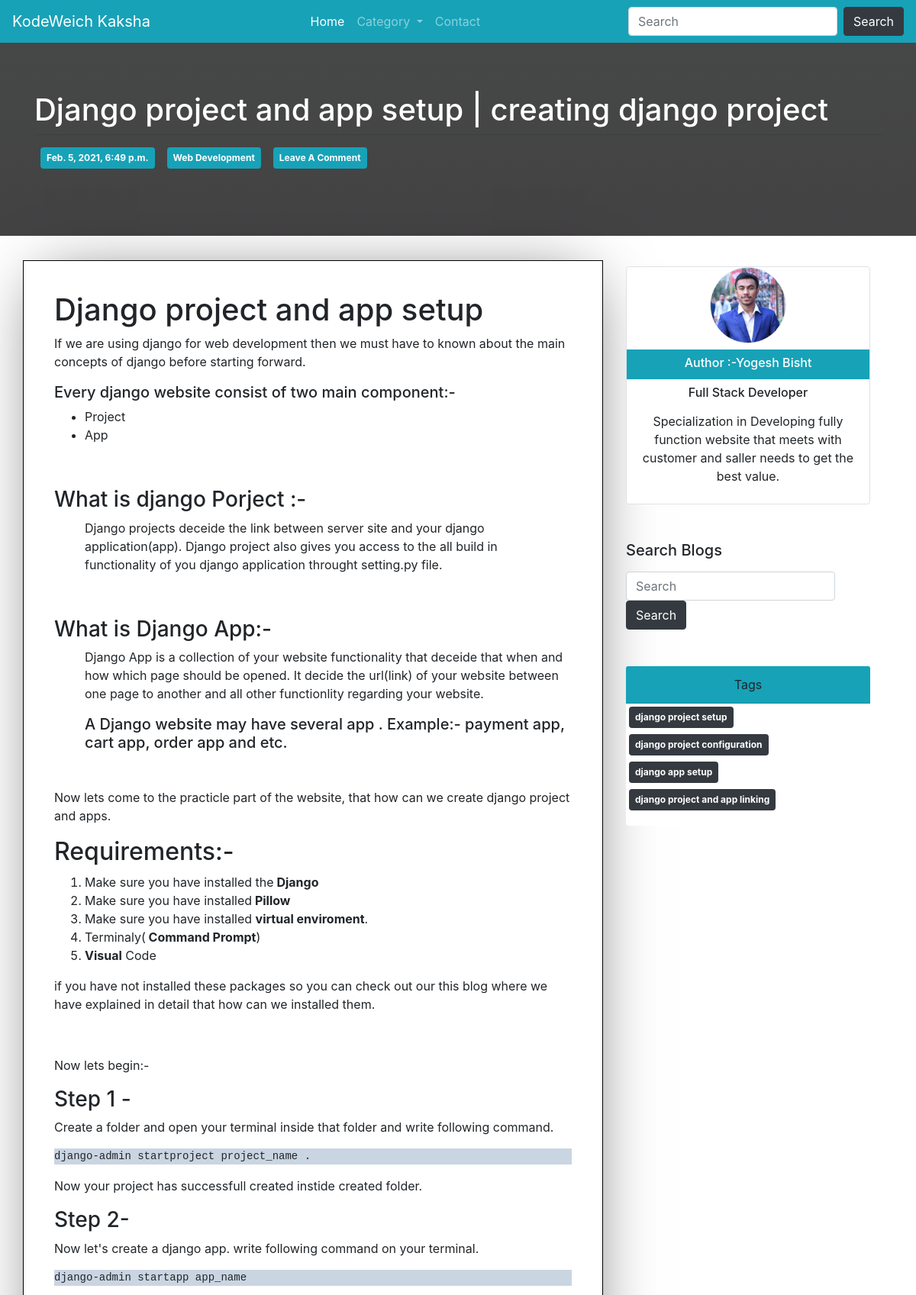
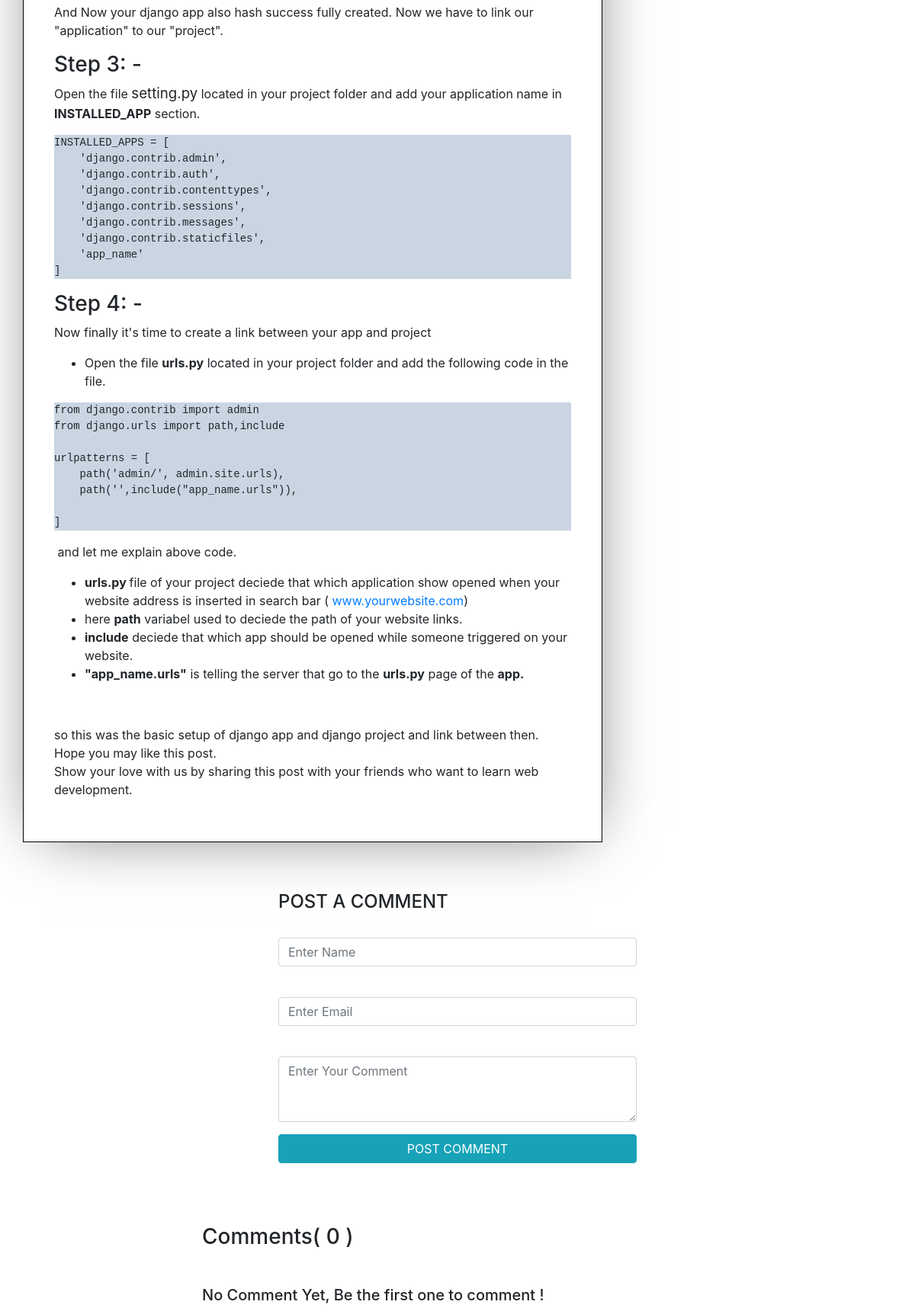
The app's page /blog/django-project-and-app-setup (upper part) with its own data (2 pictures, top to bottom).
### blog/models.py (models this page shows, shortened)
class Web_detail(models.Model):
    website_name = models.CharField(max_length=100)
    hero_image = models.ImageField(upload_to = "upload/")
    category_image = models.ImageField(upload_to = "upload/")
    sub_category_image = models.ImageField(upload_to = "upload/")
    comment_image = models.ImageField(upload_to = "upload/")
    facebook_link =models.CharField(max_length=200)
    instagram_link =models.CharField(max_length=200)
    twitter_link =models.CharField(max_length=200)
    telegram_link =models.CharField(max_length=200)

class Blog(models.Model):
    title = models.CharField(max_length = 100)
    permalink = models.CharField(max_length = 200)
    content = models.TextField()
    description = models.CharField(max_length = 300)
    date = models.DateTimeField(auto_now_add=True)
    author = models.ForeignKey(Author ,on_delete=models.CASCADE)
    category = models.ForeignKey(BlogCategory , on_delete=models.CASCADE)
    sub_category = models.ForeignKey(BlogSubCategory, on_delete=models.CASCADE)
    image = models.ImageField(upload_to = "upload/")

class BlogCategory(models.Model):
    title = models.CharField(max_length= 50)
    slug = models.CharField(max_length = 100)
    description = models.CharField(max_length=200)

class Author(models.Model):
    name = models.CharField(max_length = 50)
    designation = models.CharField(max_length = 50)
    description = models.CharField(max_length = 150)
    image = models.ImageField(upload_to="upload/",default="")

class Tag(models.Model):
    title = models.CharField(max_length= 100)
    permalink = models.CharField(max_length = 100)
    blog = models.ForeignKey(Blog, on_delete=models.CASCADE)

### blog/views.py (the view, shortened to what this page needs)
# urls.py: path('blog/<str:blog_slug>',BlogDetailView.as_view(), name="BlogDetail"),
class BlogDetailView(View):
    def get(self, request,blog_slug):
        blog = Blog.objects.get(permalink = blog_slug)
        tags = Tag.objects.filter(blog = blog)
        blog_sub_category = blog.sub_category
        related_blogs = Blog.objects.filter(sub_category = blog_sub_category).exclude(permalink = blog_slug)
        comment = Comment.objects.filter(blog = blog,parent=None)
        context = {
            'blog':blog,
            'tags':tags,
            'related_blogs':related_blogs,
            'comments':comment,
        }
        return render(request, template_name="blog/blogDetail.html",context = context)

### blog/templatetags/blog_tags.py (called while the page is built)
@register.simple_tag
def SEO():
    configuration= SEO_Configuration.objects.all().first()
    return configuration

@register.simple_tag
def web_detail():
    detail = Web_detail.objects.all().first()
    return detail

@register.simple_tag
def category():
    categories = BlogCategory.objects.all()
    return categories

@register.simple_tag
def total_no_of_comment(blog):
    total = Comment.objects.filter(blog=blog)
    length = len(total)
    return length

@register.simple_tag
def feature_post():
    blogs = Blog.objects.all()
    comment_dict = {}
    for blog in blogs:
        no_of_comment = Comment.objects.filter(blog = blog).count()
        comment_dict[blog.permalink] = no_of_comment
    comment = dict(sorted(comment_dict.items(),reverse=True, key=lambda item: item[1]))
    query_set =set()
    for slug in dict(list(comment.items())[0: 5]):
        blog = Blog.objects.get(permalink = slug)
        query_set.add(blog)
    return query_set

### blog/templates/blog/blogDetail.html (shortened to what this page needs)
{% extends 'blog/layout.html' %}
{% load blog_tags %}
{% block body %}
<section id="jumbotron"
    style="background-image:linear-gradient(rgba(23, 26, 24, 0.8),rgba(21, 19, 21, 0.8)),url('{{blog.image.url}}'); background-repeat: no-repeat;background-size:cover;">
    <div class="text-white mb-0 jumbotron jumbotron-fluid bg-transparent">
        <div class="container">
            <h1 class="display-5">{{blog.title}}</h1>
            <hr class="my-2">
            <p class="mt-2"><span class="m-2 badge bg-info text-white p-2">{{blog.date}}</span><span
                    class="m-2 badge bg-info text-white p-2">{{blog.category.title}}</span><a href="#comments"><span
                        class="m-2 badge bg-info text-white p-2">Leave A Comment</span></a>
        </div>
    </div>
</section>
<section id="blog-detail">
    <div class="container pt-4">
        <div class="row row-cols-1 row-cols-md-2">
            <div class="col-lg-8 col-md-8 col-ms-12 mt-2 blog_detail">
                <div class="contianer">
                    {{blog.content|safe}}
                </div>
            </div>
            <div class="col-lg-4 col-md-4 col-sm-12 mt-3 " id="blog-relate">
                <div class="sidebar" style="position:sticky; -webkit-position:sticky; top: 10px;">
                    <div class="container mb-5 mx-auto">
                        <div class="card border text-center">
                            <img class="img-responsive mx-auto border rounded-circle mb-2" height="100px" width="100"
                                src="{{blog.author.image.url}}" alt="">
                            <div class="text-center bg-info">
                                <h6 class="text-center text-white mt-1 p-1">Author :-{{blog.author.name}}</h6>
                            </div>
                            <h6 class="mt-2">{{blog.author.designation}}</h6>
                            <p class="p-2"> {{blog.author.description}}</p>
                        </div>
                    </div>
                    <div class="container mb-5 ">
                        <h5 class="mb-3">Search Blogs</h5>
                        <form class="form-inline my-2 my-lg-0" action="/search_blog/" method="GET">
                            <input class="form-control mr-sm-2" type="search" placeholder="Search" name="search"
                                aria-label="Search">
                            <button class="btn btn-dark my-2 my-sm-0" type="submit">Search</button>
                        </form>
                    </div>
                    <div class="container  mb-5 mx-auto">
                        <div class="card border-0 ">
                            <div class="card-header bg-info text-center">
                                Tags
                            </div>
                            <p>
                                {% for tag in tags %}
                                <span class="badge text-white bg-dark p-2 m-1">{{tag.title}}</span>
                                {% endfor %}
                            </p>
                        </div>
                    </div>
                </div>
            </div>
        </div>
    </div>
</section>
<section class="content-item">
    <div class="container mx-auto mt-5 col-lg-5 col-md-5 col-sm-12 col-12 ">
        <h4 class="pt-3">POST A COMMENT</h4>
        <form action="/blog/{{blog.permalink}}" method="post">
            <div class="form-group">
                <input type="name" class="form-control" name="name" id="" aria-describedby="nameHelpId"
                    placeholder="Enter Name">
            </div>
            <div class="form-group">
                <input type="email" class="form-control" name="email" id="" aria-describedby="emailHelpId"
                    placeholder="Enter Email">
            </div>
            <div class="form-group">
                <textarea class="form-control" name="comment" id="" rows="3" placeholder="Enter Your Comment"></textarea>
            </div>
            <div class="form-group pb-5 text-right">
                <input type="submit" class="btn btn-info btn-block" value="POST COMMENT">
            </div>
        </form>
    </div>
</section>
<section id="comments pb-5">
    <div class="container mx-auto col-lg-7 col-md-7 col-sm-12 col-12">
        <h3 class="pt-3 mb-5">Comments( {% total_no_of_comment blog %} )</h3>
        {% if comments %}
        {% for comment in comments %}
        <div class="row">
            <div class="col-lg-2 col-md-2 col-sm-1 col-1">
                <img src="https://picsum.photos/id/20/850" class=" rounded-circle p-3 m-0 img-fluid">
            </div>
            <div class="col-lg-10 col-md-10 col-sm-11 col-11">
                <span class="badge bg-dark text-white badge-sm p-2">{{comment.date}}</span>
                <h6>{{comment.name}}</h6>
                <p>{{comment.blog_comment}}</p>
                <div id="reply-form" class="mx-0">
                    <p><button class="btn btn-info mt-0 btn-sm mb-3" type="button" data-toggle="collapse"
                        data-target="#collapseExample{{comment.id}}" aria-expanded="false" aria-controls="collapseExample">
                        Reply
                    </button>
                    <button class="btn btn-info mt-0 btn-sm text-right mb-3" type="button" data-toggle="collapse"
                        data-target="#collapseReply{{comment.id}}" aria-expanded="false" aria-controls="collapseExample">
                        Hide/Show Reply
                    </button>
                    </p>
                    <div class="collapse mb-2" id="collapseExample{{comment.id}}">
                        <div class="card card-body">
                            <form action="/blog/{{blog.permalink}}" method="post">
                                {% csrf_token %}
                                <div class="form-group">
                                    <label for=""></label>
                                    <input type="name" class="form-control form-control-sm" name="name" id="" aria-describedby="nameHelpId"
                                        placeholder="Enter Name">
                                </div>
                                <input type="hidden" value="{{comment.id}}" name="parent_sno">
                                <div class="form-group">
                                    <label for=""></label>
                                    <input type="email" class="form-control form-control-sm" name="email" id=""
                                        aria-describedby="emailHelpId" placeholder="Enter Email">
                                </div>
                                <div class="form-group">
                                    <label for=""></label>
                                    <textarea class="form-control form-control-sm" name="comment" id="" rows="3"
                                        placeholder="Enter Your Comment"></textarea>
                                </div>
                                <div class="form-group text-right">
                                    <input type="submit" class="btn btn-info btn-block" value="POST COMMENT">
                                </div>
                            </form>
                        </div>
                    </div>
                   <div class="collapse mb-3" id="collapseReply{{comment.id}}">
                       <div class="card card-body">
                        <div class="reply">
                            {% comment_replies comment as replies %}
                            {% for reply in replies %}
                            <div class="row">
                                <div class="col-lg-2 col-md-2 col-sm-1 col-1">
                                    <img src="https://picsum.photos/id/20/850" class="rounded-circle p-2 m-0 img-fluid">
                                </div>
                                <div class="col-lg-10 col-md-10 col-sm-11 col-11">
                                    <span class="badge bg-dark text-white badge-sm p-2">{{reply.date}}</span>
                                    <h6>{{reply.name}}</h6>
                                    <p>{{reply.blog_comment}}</p>
                                </div>
                            </div>
                            {% endfor %}
                        </div>
                       </div>
                   </div>
                </div>
            </div>
        </div>
        {% endfor %}
        {% else %}
        <h5 class="mb-5">No Comment Yet, Be the first one to comment !</h5>
        {% endif %}
    </div>
</section>
{% endblock %}

### blog/templates/blog/layout.html (shortened to what this page needs)
<!DOCTYPE html>
<html lang="en">
{% load static %}
{% load blog_tags %}
{% web_detail as detail %}
<head>
    {% SEO as config %}
    <link rel="stylesheet" href="https://cdn.jsdelivr.net/npm/bootstrap@4.6.0/dist/css/bootstrap.min.css">
    <link rel="stylesheet" href="{% static 'blog/css/style.css' %}">
    <link rel="stylesheet" href="https://cdnjs.cloudflare.com/ajax/libs/font-awesome/5.15.2/css/all.min.css" />
</head>
<body>
    <header>
        <nav class="navbar navbar-expand-lg bg-info navbar-dark">
            <a class="navbar-brand" href="#">{{detail.website_name}}</a>
            <div class="collapse navbar-collapse" id="navbarTogglerDemo03">
                <ul class="navbar-nav mx-auto mt-2 mt-lg-0">
                    <li class="nav-item active">
                        <a class="nav-link" href="{% url 'Home' %}">Home <span class="sr-only">(current)</span></a>
                    </li>
                    <li class="nav-item dropdown">
                        <a class="nav-link dropdown-toggle" href="#" id="navbarScrollingDropdown" role="button"
                            data-toggle="dropdown" aria-expanded="false">
                            Category
                        </a>
                            {% category as result %}
                    </li>
                    <li class="nav-item">
                        <a class="nav-link" href="{% url 'Contact' %}">Contact</a>
                    </li>
                </ul>
                <form class="form-inline my-2 my-lg-0" action="/search_blog/" method="GET">
                    <input class="form-control mr-sm-2" type="search" name="search" placeholder="Search" aria-label="Search">
                    <button class="btn btn-dark my-2 my-sm-0" type="submit">Search</button>
                </form>
            </div>
        </nav>
    </header>
   {% block body %}
   {% endblock %}
                        {% category as result %}
                        {% feature_post as posts %}
</body>
</html>

### blog/static/blog/css/style.css (style rules this page uses)
body a { text-decoration: none; }
#blog-detail .blog_detail { border: 1px solid black; padding:40px; box-shadow: 2px 4px 82px -24px rgba(0,0,0,0.66); }

### records on screen
Web_detail: website_name "KodeWeich Kaksha"
Blog: image (picture), title "Django project and app setup | creating django project", date "Feb. 5, 2021, 6:49 p.m.", category "Web Development", content "Django project and app setup If we are using django for web development then we must have to known about the main concepts of django before starting forward. Every django website consist of two main component:- Project App What is django Porject :- Django projects deceide the link between server site and your django application(app). Django project also gives you access to the all build in functionality of you django application throught setting.py file. What is Django App:- Django App is a collection of your website functionality that deceide that when and how which page should be opened. It decide the url(link) of your website between one page to another and all other functionlity…", author.image (picture), author.name "Yogesh Bisht", author.designation "Full Stack Developer", author.description "Specialization in Developing fully function website that meets with customer and saller needs to get the best value.", id "0"
Tag: title "django project setup"
Tag: title "django project configuration"
Tag: title "django app setup"
Tag: title "django project and app linking"
